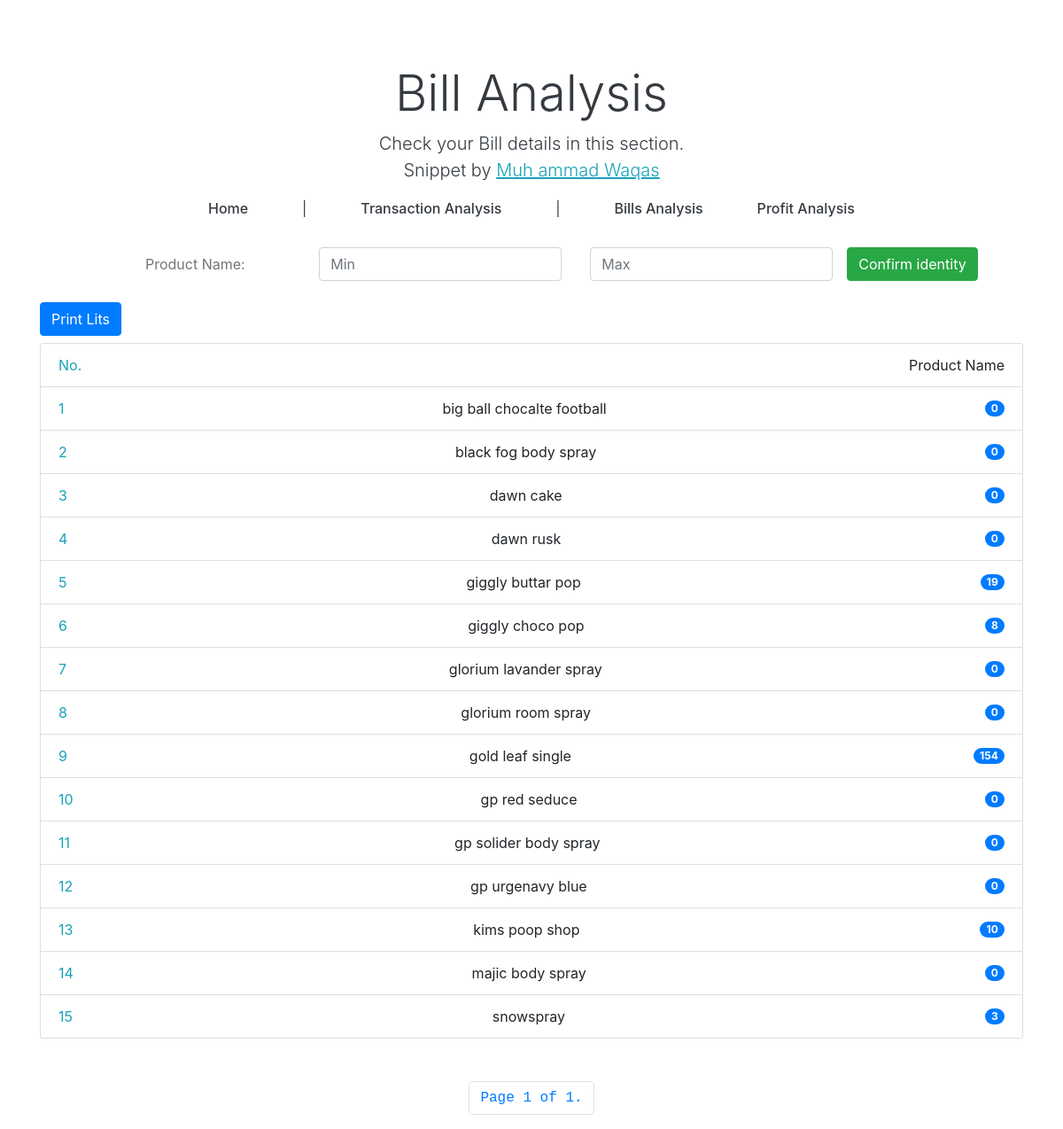
/Analysis/Stock/, run on an earlier commit of the app's database.
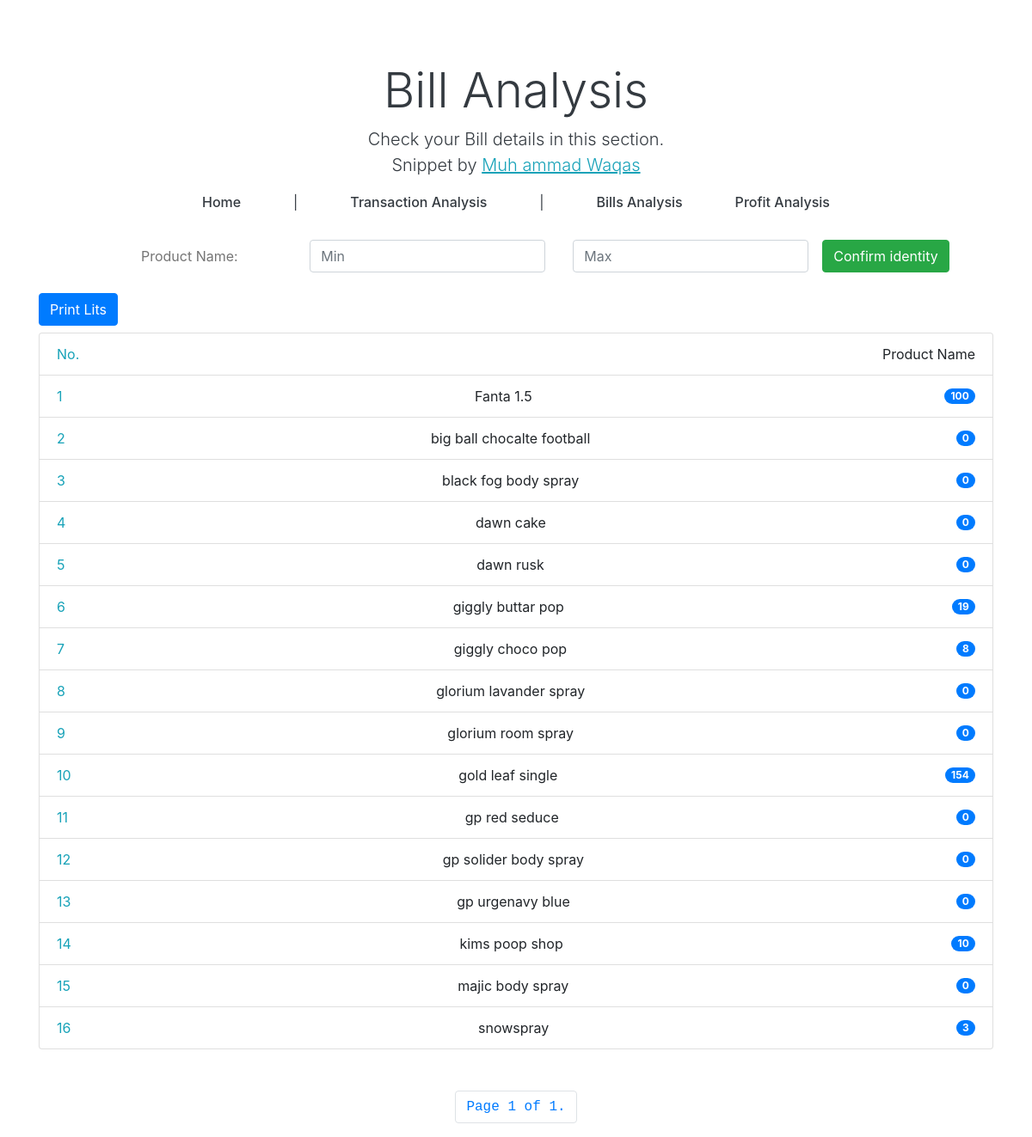
And on a later commit of the database.
### Store_App/models.py (models this page shows, shortened)
class Item(models.Model):
    name = models.CharField(unique=True,max_length=30)
    barcode = models.PositiveIntegerField(unique=True)
    wholesale_pricse = models.PositiveIntegerField()
    retailer_pricse = models.PositiveIntegerField()
    stock = models.IntegerField()
    description = models.TextField()
    class Meta:
         ordering = ['name']

### DataAnalysis/views.py (the view, shortened to what this page needs)
# urls.py: path('Stock/',views.Stock,name='Trnsaction'),
def Stock(request):
    if request.method == 'GET':
        items = Item.objects.all()
    paginator = Paginator(items,50)
    page_number = request.POST.get('page')
    page_obj = paginator.get_page(page_number)
    return render(request,'DataAnalysis/stock.html',{'Items':page_obj})

### DataAnalysis/templates/DataAnalysis/stock.html (shortened to what this page needs)
{% extends 'Basic.html' %} {% block title %}
{% load static %}
{% endblock %} {% block body %}
<div class="container mt-5">
    <div class="row text-center text-dark">
        <div class="col-lg-8 mx-auto">
            <h1 class="display-4">Bill Analysis</h1>
            <p class="lead mb-0">Check your Bill details in this section.</p>
            <p class="lead">Snippet by
                <a href="/" class="text-info">
                    <u>Muh  ammad Waqas</u>
                </a>
            </p>
            <p class="d-flex justify-content-between">
                <a href="/Home" class="text-dark" style="font-weight: 500;">Home</a> |
                <a href="/Analysis/Transaction/" class="text-dark" style="font-weight: 500;">Transaction Analysis</a> |
                <a href="/Analysis/" class="text-dark" style="font-weight: 500;">Bills Analysis</a>
                <a href="/Analysis/ProfitGraph/" class="text-dark" style="font-weight: 500;">Profit Analysis</a>
            </p>
        </div>
    </div>
</div>
<div class="container-md">
    <div class="d-flex justify-content-center py-3">
        <form class="form-inline d-flex justify-content-center" action="/Analysis/Stock/" method="POST">
            <div class="form-group mb-2">
                <input type="text" name='Item' class="form-control-plaintext text-center" id="productname" placeholder="Product Name:" value="">
            </div>
            <div class="form-group mx-sm-3 mb-2">
                <input type="number" name='min' class="form-control" id="mininput" placeholder="Min">
            </div>
            <div class="form-group mx-sm-3 mb-2">
                <input type="number" name='max' class="form-control" id="maxinput" placeholder="Max">
            </div>
            <button type="submit" class="btn btn-success mb-2">Confirm identity</button>
        </form>
    </div>
    <button type="button" onclick="Print_List()" class="btn btn-primary mb-2">Print Lits</button>
    <div class='d-flex justify-content-center' id='printlist'>
        <ul class="list-group d-flex justify-content-center w-100">
            <li class="list-group-item d-flex justify-content-between align-items-center">
                <span class="text-info">No.</span> Product Name
            </li>
            {% for item in Items %}
            <li class="list-group-item d-flex justify-content-between align-items-center">
                <span class="text-info">{{forloop.counter}}</span> {{item.name}}
                <span class="badge badge-primary badge-pill">{{item.stock}}</span>
            </li>
            {% endfor %}
        </ul>
    </div>
</div>
<footer class="mt-5">
    <nav aria-label="Page navigation" class="d-flex justify-content-center" id='pagination'>
        <ul class="pagination justify-content-end">
            <li class="page-item"><a class="page-link text-monospace">Page {{ Items.number }} of {{ Items.paginator.num_pages }}.</a></li>
        </ul>
    </nav>
</footer>
{% endblock %}

What changed in the data, as far as the page shows it:
added Item: name "Fanta 1.5", stock "100"
